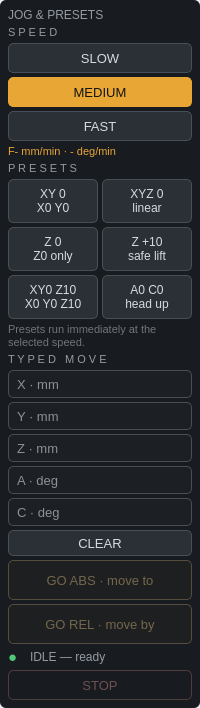
<?xml version="1.0" encoding="UTF-8"?>
<ui version="4.0">
 <class>ned_controls</class>
 <!-- JOG & PRESETS panel v2, NARROW SQUEEZE (2026-08-02): single 200 px
      column sized for the STOCK JOG PAGE of PB's right sidebar stack
      (probe_basic.ui sidebar_widget > sb_page_1 > jogDisplay, ~200x730).
      All widgets/layouts are declared HERE (no runtime layout insertion
      -> no QGridLayout insertWidget hazard); ned_controls.py only
      findChild()s + connects and logs the wired/missing count loudly.
      Styling: one panel-level QSS on jp_panel using #objectName selectors
      (dark + amber). Same 21 _JOG_WIDGETS names as the wide v2 layout;
      deltas are geometry only: SPEED buttons stacked vertically, presets
      2 cols x 3 rows, typed-move fields full-width (axis+unit live in the
      placeholder, jp_lbl_*/jp_unit_* labels deleted), CLEAR + GO ABS +
      GO REL stacked full-width, status strip + full-width STOP at the
      bottom. Tap-target fonts >= 9pt. -->
 <widget class="QWidget" name="ned_controls_root">
  <layout class="QVBoxLayout" name="nedLayout">
   <property name="leftMargin"><number>0</number></property>
   <property name="topMargin"><number>0</number></property>
   <property name="rightMargin"><number>0</number></property>
   <property name="bottomMargin"><number>0</number></property>
   <property name="spacing"><number>0</number></property>
   <item>
    <widget class="QFrame" name="jp_panel">
     <property name="styleSheet"><string notr="true">
#jp_panel { background: rgb(24,27,31); border: none; border-radius: 6px; }
QLabel { background: transparent; color: rgb(148,155,163); }
#jp_title { font: 75 9pt; color: rgb(148,155,163); }
#jp_speed_caption, #jp_presets_caption, #jp_typed_caption {
  font: 75 8pt; color: rgb(148,155,163); }
#jp_feed_readout { font: 75 8pt; color: rgb(232,166,53); }
#jp_presets_note { font: 8pt; color: rgb(110,117,124); }
QPushButton { background: rgb(43,48,54); color: rgb(214,218,222);
  border: 1px solid rgb(72,79,87); border-radius: 5px; font: 75 10pt; }
QPushButton:pressed { background: rgb(60,66,73); }
QPushButton:disabled { background: rgb(34,38,43);
  color: rgb(105,111,118); border-color: rgb(55,60,66); }
#jp_slow:checked, #jp_medium:checked, #jp_fast:checked {
  background: rgb(232,166,53); color: rgb(20,20,20);
  border-color: rgb(232,166,53); }
#jp_p_xy0, #jp_p_xyz0, #jp_p_z0, #jp_p_zp10, #jp_p_xy0z10, #jp_p_a0c0 {
  font: 75 9pt; }
QLineEdit { background: rgb(28,32,36); color: white;
  border: 1px solid rgb(72,79,87); border-radius: 5px;
  padding: 2px 6px; font: 10pt;
  selection-background-color: rgb(232,166,53); }
QLineEdit:focus { border: 1px solid rgb(232,166,53); }
#jp_go_abs, #jp_go_rel { background: rgb(32,30,24);
  color: rgb(232,166,53); border: 1px solid rgb(232,166,53);
  font: 75 10pt; }
#jp_go_abs:pressed, #jp_go_rel:pressed { background: rgb(60,50,30); }
#jp_go_abs:disabled, #jp_go_rel:disabled { background: rgb(30,31,33);
  color: rgb(115,102,75); border-color: rgb(85,78,60); }
#jp_status_dot { color: rgb(80,200,120); font: 11pt; }
#jp_status_text { color: rgb(148,155,163); font: 9pt; }
#jp_stop { background: transparent; color: rgb(220,90,90);
  border: 1px solid rgb(200,80,80); font: 75 10pt; }
#jp_stop:pressed { background: rgb(70,32,32); }
#jp_stop:disabled { background: transparent; color: rgb(110,80,80);
  border-color: rgb(80,60,60); }
     </string></property>
     <layout class="QVBoxLayout" name="jp_v">
      <property name="leftMargin"><number>8</number></property>
      <property name="topMargin"><number>8</number></property>
      <property name="rightMargin"><number>8</number></property>
      <property name="bottomMargin"><number>8</number></property>
      <property name="spacing"><number>4</number></property>
      <item>
       <widget class="QLabel" name="jp_title">
        <property name="text"><string>JOG &amp; PRESETS</string></property>
       </widget>
      </item>
      <item>
       <widget class="QLabel" name="jp_speed_caption">
        <property name="text"><string>S P E E D</string></property>
       </widget>
      </item>
      <item>
       <widget class="QPushButton" name="jp_slow">
        <property name="text"><string>SLOW</string></property>
        <property name="checkable"><bool>true</bool></property>
        <property name="minimumSize"><size><width>0</width><height>30</height></size></property>
       </widget>
      </item>
      <item>
       <widget class="QPushButton" name="jp_medium">
        <property name="text"><string>MEDIUM</string></property>
        <property name="checkable"><bool>true</bool></property>
        <property name="checked"><bool>true</bool></property>
        <property name="minimumSize"><size><width>0</width><height>30</height></size></property>
       </widget>
      </item>
      <item>
       <widget class="QPushButton" name="jp_fast">
        <property name="text"><string>FAST</string></property>
        <property name="checkable"><bool>true</bool></property>
        <property name="minimumSize"><size><width>0</width><height>30</height></size></property>
       </widget>
      </item>
      <item>
       <widget class="QLabel" name="jp_feed_readout">
        <property name="text"><string>F- mm/min · - deg/min</string></property>
       </widget>
      </item>
      <item>
       <widget class="QLabel" name="jp_presets_caption">
        <property name="text"><string>P R E S E T S</string></property>
       </widget>
      </item>
      <item>
       <layout class="QGridLayout" name="jp_grid">
        <property name="horizontalSpacing"><number>4</number></property>
        <property name="verticalSpacing"><number>4</number></property>
        <item row="0" column="0">
         <widget class="QPushButton" name="jp_p_xy0">
          <property name="text"><string>XY 0
X0 Y0</string></property>
          <property name="minimumSize"><size><width>0</width><height>44</height></size></property>
         </widget>
        </item>
        <item row="0" column="1">
         <widget class="QPushButton" name="jp_p_xyz0">
          <property name="text"><string>XYZ 0
linear</string></property>
          <property name="minimumSize"><size><width>0</width><height>44</height></size></property>
         </widget>
        </item>
        <item row="1" column="0">
         <widget class="QPushButton" name="jp_p_z0">
          <property name="text"><string>Z 0
Z0 only</string></property>
          <property name="minimumSize"><size><width>0</width><height>44</height></size></property>
         </widget>
        </item>
        <item row="1" column="1">
         <widget class="QPushButton" name="jp_p_zp10">
          <property name="text"><string>Z +10
safe lift</string></property>
          <property name="minimumSize"><size><width>0</width><height>44</height></size></property>
         </widget>
        </item>
        <item row="2" column="0">
         <widget class="QPushButton" name="jp_p_xy0z10">
          <property name="text"><string>XY0 Z10
X0 Y0 Z10</string></property>
          <property name="minimumSize"><size><width>0</width><height>44</height></size></property>
         </widget>
        </item>
        <item row="2" column="1">
         <widget class="QPushButton" name="jp_p_a0c0">
          <property name="text"><string>A0 C0
head up</string></property>
          <property name="minimumSize"><size><width>0</width><height>44</height></size></property>
         </widget>
        </item>
       </layout>
      </item>
      <item>
       <widget class="QLabel" name="jp_presets_note">
        <property name="text"><string>Presets run immediately at the selected speed.</string></property>
        <property name="wordWrap"><bool>true</bool></property>
       </widget>
      </item>
      <item>
       <widget class="QLabel" name="jp_typed_caption">
        <property name="text"><string>T Y P E D   M O V E</string></property>
       </widget>
      </item>
      <item>
       <widget class="QLineEdit" name="jp_in_x">
        <property name="placeholderText"><string>X · mm</string></property>
        <property name="minimumSize"><size><width>0</width><height>28</height></size></property>
       </widget>
      </item>
      <item>
       <widget class="QLineEdit" name="jp_in_y">
        <property name="placeholderText"><string>Y · mm</string></property>
        <property name="minimumSize"><size><width>0</width><height>28</height></size></property>
       </widget>
      </item>
      <item>
       <widget class="QLineEdit" name="jp_in_z">
        <property name="placeholderText"><string>Z · mm</string></property>
        <property name="minimumSize"><size><width>0</width><height>28</height></size></property>
       </widget>
      </item>
      <item>
       <widget class="QLineEdit" name="jp_in_a">
        <property name="placeholderText"><string>A · deg</string></property>
        <property name="minimumSize"><size><width>0</width><height>28</height></size></property>
       </widget>
      </item>
      <item>
       <widget class="QLineEdit" name="jp_in_c">
        <property name="placeholderText"><string>C · deg</string></property>
        <property name="minimumSize"><size><width>0</width><height>28</height></size></property>
       </widget>
      </item>
      <item>
       <widget class="QPushButton" name="jp_clear">
        <property name="text"><string>CLEAR</string></property>
        <property name="minimumSize"><size><width>0</width><height>26</height></size></property>
       </widget>
      </item>
      <item>
       <widget class="QPushButton" name="jp_go_abs">
        <property name="text"><string>GO ABS · move to</string></property>
        <property name="enabled"><bool>false</bool></property>
        <property name="minimumSize"><size><width>0</width><height>40</height></size></property>
       </widget>
      </item>
      <item>
       <widget class="QPushButton" name="jp_go_rel">
        <property name="text"><string>GO REL · move by</string></property>
        <property name="enabled"><bool>false</bool></property>
        <property name="minimumSize"><size><width>0</width><height>40</height></size></property>
       </widget>
      </item>
      <item>
       <layout class="QHBoxLayout" name="jp_status_h">
        <property name="spacing"><number>6</number></property>
        <item>
         <widget class="QLabel" name="jp_status_dot">
          <property name="text"><string>●</string></property>
          <property name="minimumSize"><size><width>16</width><height>16</height></size></property>
         </widget>
        </item>
        <item>
         <widget class="QLabel" name="jp_status_text">
          <property name="text"><string>IDLE — ready</string></property>
          <property name="minimumSize"><size><width>150</width><height>16</height></size></property>
         </widget>
        </item>
        <item>
         <spacer name="jp_status_spacer">
          <property name="orientation"><enum>Qt::Horizontal</enum></property>
          <property name="sizeHint" stdset="0"><size><width>5</width><height>5</height></size></property>
         </spacer>
        </item>
       </layout>
      </item>
      <item>
       <widget class="QPushButton" name="jp_stop">
        <property name="text"><string>STOP</string></property>
        <property name="enabled"><bool>false</bool></property>
        <property name="minimumSize"><size><width>0</width><height>30</height></size></property>
       </widget>
      </item>
     </layout>
    </widget>
   </item>
  </layout>
 </widget>
 <resources/>
 <connections/>
</ui>
